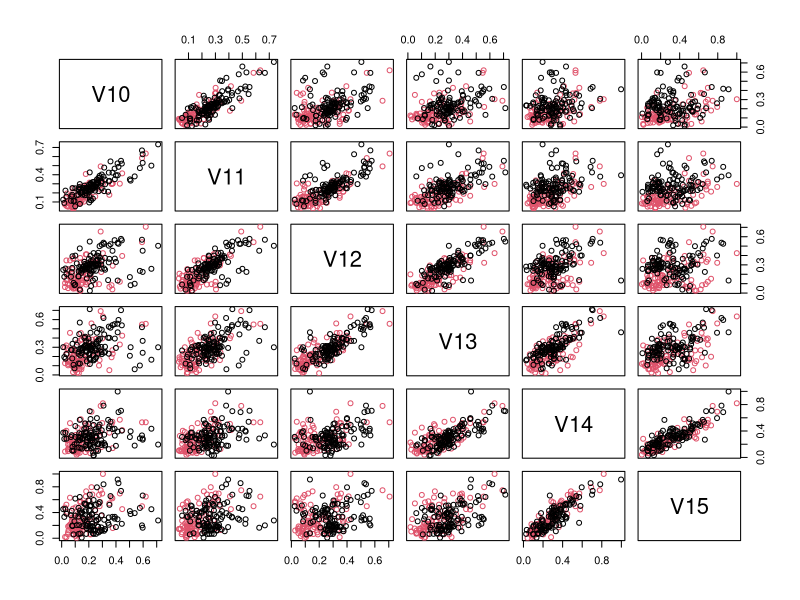

This figure's R source: (Note: this script raises an error after producing the figure.)
#-------------------------------#
#--- Demo of package 'caret' ---#
#------ Xijia Liu 2017 Nov -----#
#-------------------------------#

rm(list = ls())
library(caret); library(mlbench)

data("Sonar")

head(Sonar)
pairs(Sonar[,10:15], col = Sonar$Class)

Sonar <- sample(Sonar)
Sonar <- sample(Sonar)
Sonar <- sample(Sonar)

set.seed(2017)
id_train <- sample(1:dim(Sonar)[1], 0.8*dim(Sonar)[1])
train_data <- Sonar[id_train, ]; rownames(train_data) <- 1:dim(train_data)[1]
test_data <- Sonar[-id_train, ]; rownames(test_data) <- 1:dim(test_data)[1]

# Caret -> svm

ctrl <- trainControl(method = "repeatedcv",
                     repeats = 1,
                     number = 10,
                     classProbs = T)

M_svm <- train(Class ~ ., train_data,
               method = 'svmLinear',
               metric = "Accuracy", 
               trControl = ctrl)



# two training parameter

grid <- expand.grid(sigma = c(0.01, 3), C = c(0.75, 0.9, 1, 1.1, 1.25))
grid <- expand.grid(C = c(0.75, 0.9, 1, 1.1, 1.25))
ctrl <- trainControl(method = "repeatedcv",
                     repeats = 1,
                     number = 10,
                     search = "random", 
                     classProbs = T)

M_svm <- train(Class ~., train_data,
               method = "svmLinear",
               tuneGrid = grid,
               trControl = ctrl)

M_svm

confusionMatrix(predict(M_svm, test_data), test_data$Class)

